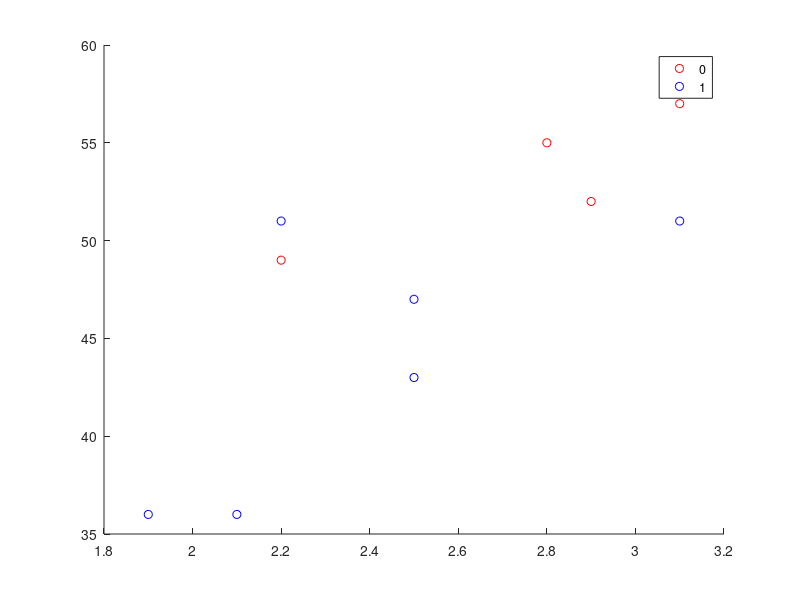

Write MATLAB code to recreate this figure.
sample_data = [... 
    2.5 47 1;
    2.1 36 1;
    2.9 52 0;
    3.1 57 0;
    2.2 51 1;
    2.8 55 0;
    1.9 36 1;
    2.5 43 1;
    2.2 49 0;
    3.1 51 1    ];
    
    figure (1);
    gscatter (sample_data(:,1), sample_data(:,2), sample_data(:,3), 'rb');
    hold on
    
    